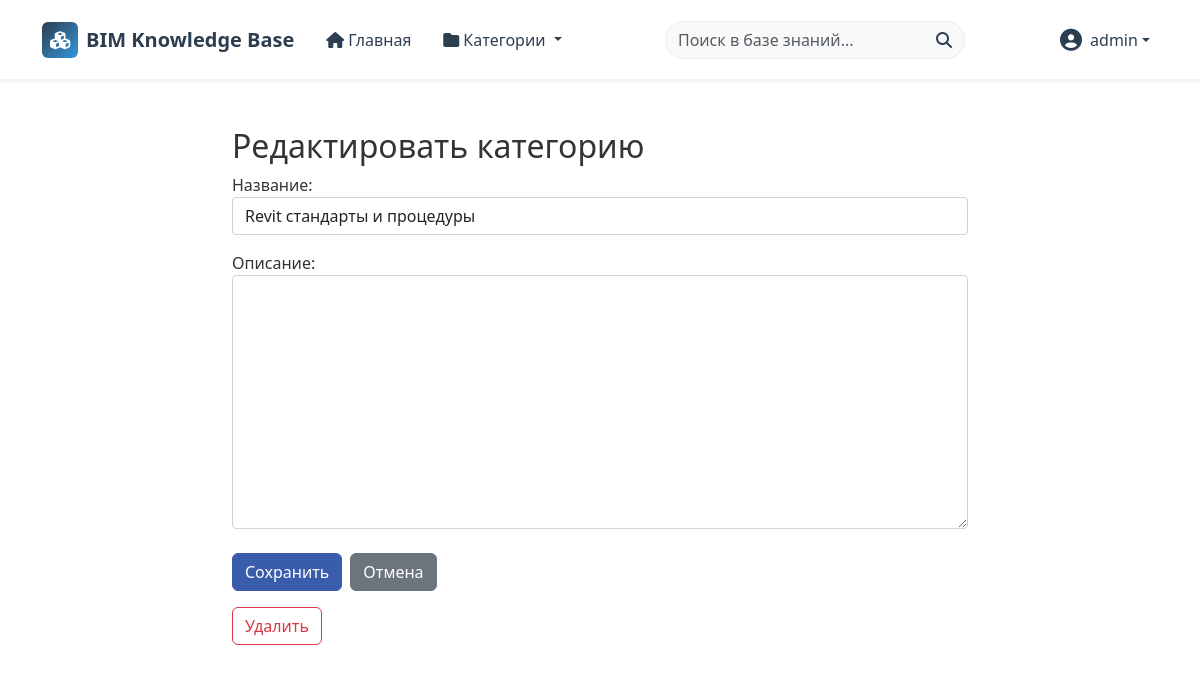
/category/2/edit/ (signed in), run on the app's committed database.
### articles/models.py (models this page shows, shortened)
class Category(models.Model):
    name = models.CharField(max_length=200)
    parent = models.ForeignKey('self', on_delete=models.SET_NULL, null=True, blank=True, related_name='subcategories')
    description = models.TextField(blank=True)
    class Meta:
        verbose_name_plural = "Categories"
    def get_absolute_url(self):
        return reverse("category_detail", kwargs={"pk": self.pk})

### articles/views.py (the view)
# urls.py: path('category/<int:id>/edit/', views.category_edit, name='category_edit'),
@login_required
@user_passes_test(is_admin)
def category_edit(request, id):
    category = get_object_or_404(Category, id=id)
    if request.method == 'POST':
        form = CategoryForm(request.POST, instance=category)
        if form.is_valid():
            form.save()
            return redirect('home')
    else:
        form = CategoryForm(instance=category)
    return render(request, 'articles/category_form.html', {'form': form, 'category': category})

### articles/forms.py
class CategoryForm(forms.ModelForm):
    class Meta:
        model = Category
        fields = ['name', 'description']
        labels = {
            'name': "Название",
            'description': "Описание"
        }

### articles/context_proccessors.py (called while the page is built)
def navbar_context(request):
    return{
        "menu": Category.objects.filter(parent=None),
    }

### articles/views.py (called while the page is built)
def is_admin(user):
    return user.is_staff or user.is_superuser

### articles/templates/articles/category_form.html (shortened to what this page needs)
{% extends 'base.html' %}
{% block content %}
<div class="container py-5">
    <div class="row d-flex justify-content-center ">
        <div class="col-md-8">
            <h2>{{ form.instance.pk|yesno:"Редактировать категорию,Создать категорию" }}</h2>
            <form method="post" action="">
                {{ form.as_p }}
                <div class="d-flex justify-content-start gap-2 mt-4">
                    <button type="submit" class="btn btn-primary">Сохранить</button>
                    <a href="{% url 'home' %}" class="btn btn-secondary">Отмена</a>
                </div>
            </form>
            {% if form.instance.pk %}
            <form method="post" action="{% url 'category_delete' category.id %}" class="mt-3" onsubmit="return confirm('Удалить эту категорию?');">
                <button type="submit" class="btn btn-outline-danger">Удалить</button>
            </form>
            {% endif %}
        </div>
    </div>
</div>
{% endblock %}

### templates/navbar.html (shortened to what this page needs)
{% load static %}
<nav class="navbar navbar-expand-lg navbar-light bg-white shadow-sm sticky-top">
  <div class="container">
      <a class="navbar-brand d-flex align-items-center" href="{% url 'home' %}">
          <div class="logo-icon bg-gradient-primary text-white rounded">
              <i class="fas fa-cubes"></i>
          </div>
          <span class="ms-2 fw-bold">BIM Knowledge Base</span>
      </a>
      <div class="collapse navbar-collapse" id="navbarContent">
          <ul class="navbar-nav me-auto mb-2 mb-lg-0">
              <li class="nav-item">
                  <a class="nav-link {% if request.path == '/' %}active{% endif %} px-3" href="{% url 'home' %}">
                      <i class="fas fa-home me-1"></i>Главная
                  </a>
              </li>
              <li class="nav-item dropdown">
                  <a class="nav-link dropdown-toggle px-3" href="#" id="navbarCategories" role="button"
                     data-bs-toggle="dropdown" aria-expanded="false">
                      <i class="fas fa-folder me-1"></i>Категории
                  </a>
              </li>
          </ul>
          <form class="d-flex mx-auto search-form" method="POST" action="{% url 'search_results' %}">
            <div class="input-group">
                <input class="form-control search-input border-end-0" type="search" placeholder="Поиск в базе знаний..."
                       aria-label="Search" name="searched" value="{{ request.POST.searched|default:'' }}">
                <button class="btn search-btn border-start-0" type="submit">
                    <i class="fas fa-search"></i>
                </button>
            </div>
          </form>
          <ul class="navbar-nav ms-auto">
              {% if user.is_authenticated %}
                  <li class="nav-item dropdown">
                      <a class="nav-link dropdown-toggle user-menu d-flex align-items-center" href="#" id="navbarUser" role="button"
                         data-bs-toggle="dropdown" aria-expanded="false">
                          <div class="user-avatar me-2">
                              <i class="fas fa-user-circle"></i>
                          </div>
                          <span>{{ user.username }}</span>
                      </a>
                  </li>
              {% endif %}
          </ul>
      </div>
  </div>
</nav>

### static/css/main.css (style rules this page uses)
.form-control, input[type="text"], input[type="password"], input[type="email"], input[type="url"], select, textarea { display: block; width: 100%; padding: 0.375rem 0.75rem; font-size: 1rem; font-weight: 400; line-height: 1.5; color: #212529; background-color: #fff; background-clip: padding-box; border: 1px solid #ced4da; border-radius: 0.25rem; transition: border-color 0.15s ease-in-out, box-shadow 0.15s ease-in-out; }
:root { --primary-color: #2070b0; --secondary-color: #34495e; --accent-color: #3498db; --light-bg: #f5f9fc; --border-color: #e1e8ed; --text-primary: #333333; --text-secondary: #666666; }
body { color: var(--text-primary); }
a { color: var(--primary-color); text-decoration: none; transition: color 0.3s ease; }
.btn-primary { background-color: var(--accent-color); border-color: var(--accent-color); }
.btn-primary { background-color: #3a5cad; border-color: #3a5cad; }

### templates/navbar.html (style rules this page uses)
.navbar { padding: 15px 0; transition: all 0.3s ease; }
.logo-icon { background: linear-gradient(135deg, #2c3e50 0%, #3498db 100%); width: 36px; height: 36px; border-radius: 8px; display: flex; align-items: center; justify-content: center; font-size: 18px; }
.navbar-brand { font-weight: 700; color: #2c3e50; }
.nav-link { font-weight: 500; color: #2c3e50; transition: all 0.2s ease; }
.search-form { width: 300px; }
.search-input { border-radius: 20px 0 0 20px; border-color: #e9ecef; background-color: #f8f9fa; }
.search-btn { border-radius: 0 20px 20px 0; background-color: #f8f9fa; border-color: #e9ecef; color: #2c3e50; }
.user-avatar { font-size: 22px; color: #2c3e50; }

### data on the page
Category: instance.pk "Редактировать категорию", name "Revit стандарты и процедуры"

### other printed values
{{ user.username }} "admin"
